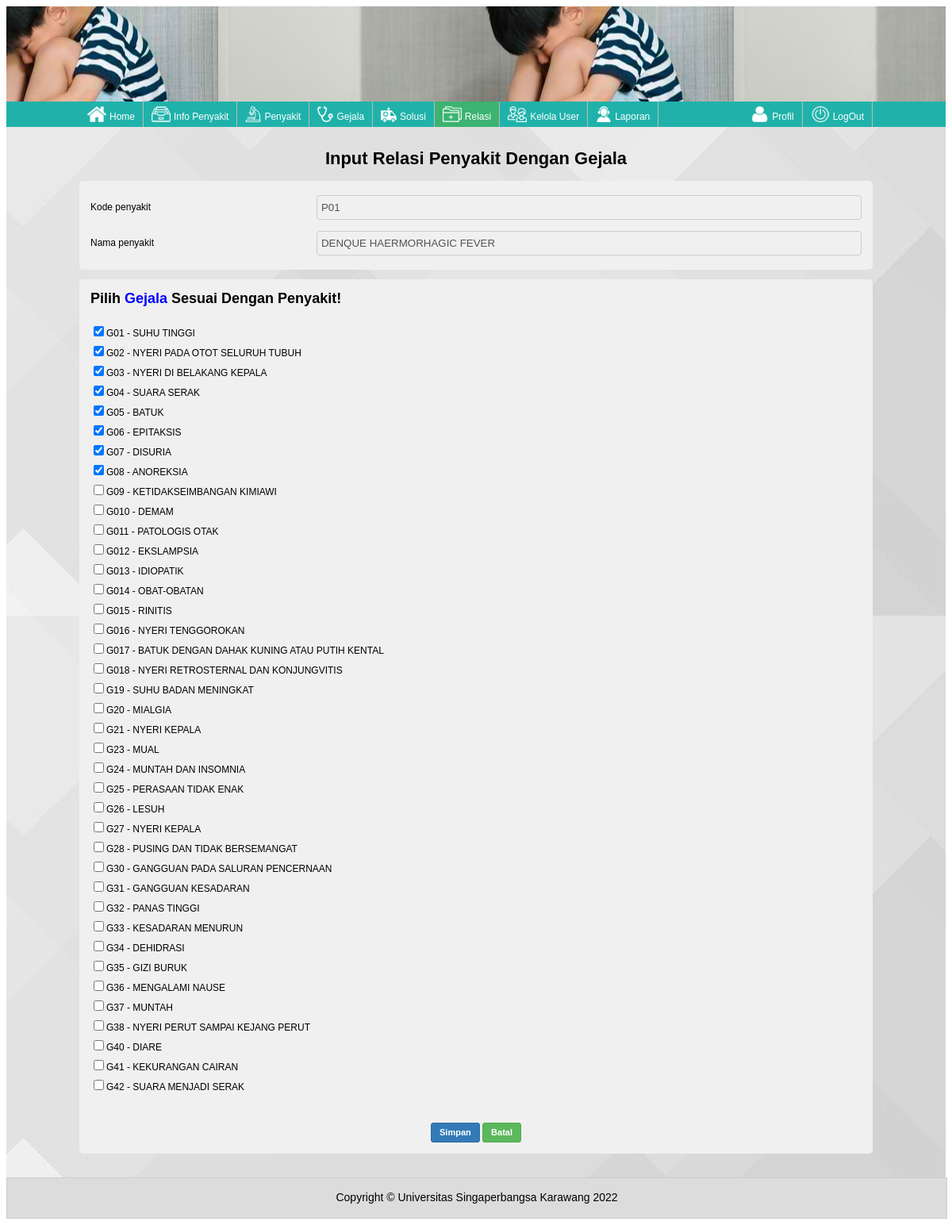
/admin/relasi_gejala.php?id=29 (signed in), run on the app's committed database.
### tables this page shows
CREATE TABLE IF NOT EXISTS `tbl_penyakit` (
`id` int(8) NOT NULL,
  `kode_penyakit` varchar(8) NOT NULL,
  `nama_penyakit` varchar(30) NOT NULL,
  `kategori` varchar(20) NOT NULL,
  `gambar` varchar(100) NOT NULL
);

CREATE TABLE IF NOT EXISTS `tbl_gejala` (
`id` int(8) NOT NULL,
  `kode_gejala` varchar(8) NOT NULL,
  `nama_gejala` text NOT NULL,
  `kategori` varchar(20) NOT NULL,
  `gambar` varchar(40) NOT NULL
);

### class/class_penyakit.php (called while the page is built, shortened)
<?php
	class penyakit
	{
		protected $db;
		public function __construct($cn)
		{
			$this->db =$cn;
		}
				{?>
					<?php }
		public function penyakit_pilih($var,$id)
		{
			$link = $this->db->db_conn();
			$qr = mysqli_query($link,"SELECT * FROM tbl_penyakit WHERE id = '$id'");
			$hasil = mysqli_fetch_array($qr);
			if ($var == '1')
				return $hasil['kode_penyakit'];
			else if ($var == '2')
				return $hasil['nama_penyakit'];
			else if ($var == '3')
				return $hasil['kategori'];
			else if ($var == 'id')
				return $hasil['id'];
		}
				{?>
			<?php }
	}
?>

### class/class_gejala.php (the view, shortened to what this page needs)
<?php
	class gejala
	{
		protected $db;
		public function __construct($cn)
		{
			$this->db =$cn;
		}
				{?>
			<?php }
		function list_gejala($kd_pen)
		{
			$link = $this->db->db_conn();
			$qr 	= mysqli_query($link,"SELECT * FROM tbl_gejala ORDER BY id");
			$row 	= mysqli_num_rows($qr);
			if ($row > 0)
			{
				while($data = mysqli_fetch_array($qr))
				{
					$kd_gej			= $data['kode_gejala'];
					$qr1				= mysqli_fetch_array(mysqli_query($link,"SELECT kode_penyakit, kode_gejala FROM tbl_penyakit_gejala WHERE kode_penyakit='$kd_pen' AND kode_gejala='$kd_gej'"));
					$kd_gej_rel	= isset ($qr1['kode_gejala']);
					if ($kd_gej == $kd_gej_rel)
					{
						$chk	= "checked";
					}
					else
					{
						$chk	= "";
					}
					echo "
						<tr><td colspan='2'><input ".$chk." name='txt_gjl[]' value='".$data['kode_gejala']."' type='checkbox'/>".$data['kode_gejala']." - ".$data['nama_gejala']."</td></tr>
					";
				}
			}
		}
	}
?>

### admin/relasi_gejala.php (shortened to what this page needs)
<?php
	include 'header.php';
	include '../class/class_penyakit.php';
	include '../class/class_gejala.php';
	$obj			= new penyakit($cn);
	$obj_gj 	= new gejala($cn);
	$id 			= $_GET['id'];
	$kd_gj	 	= $obj->penyakit_pilih('1',$id);
?>
<br>
<div id="content">
	<div class="input-form" >
		<div class="w3-container w3-orange" >
			<h1>Input Relasi Penyakit Dengan Gejala</h1>
		</div>
		<form name="form" action="<?php $_SERVER['PHP_SELF']?>" method="post" enctype="multipart/form-data" class="w3-container">
		<table class='tbl2'>
			<tr>
				<td width='100'><label class="w3-text-blue">Kode penyakit</label></td>
				<td width='250'><input type='text' name='t1'value='<?php echo $obj->penyakit_pilih('1',$id) ?>'class="w3-input w3-border w3-sand" disabled/></td>
			</tr>
			<tr>
				<td>	<label class="w3-text-blue">Nama penyakit	</label></td>
				<td><input type='text' name='t2' class="w3-input w3-border w3-sand" value='<?php echo $obj->penyakit_pilih('2',$id) ?>' disabled/></td>
			</tr>
		</table>
		<br />
		<table class='tbl2'>
			<tr>
				<td colspan='2'><label class="w3-text-blue"><h2>Pilih <span class='blu'>Gejala </span> Sesuai Dengan Penyakit!</h2></label></td>
			</tr>
			<?php echo $obj_gj->list_gejala($kd_gj) ?>
			<tr height='30'></tr>
			<tr>
				<td colspan='2'><center>
				<input type="submit" name="simpan" value="Simpan" class="btn btn-besar btn-biru" />
				<a href='view_relasi.php' class="btn btn-besar btn-hijau">Batal</a>
				</center></td>
			</tr>
		</table>
		</form>
	</div>
</div>
<?php
	include 'footer.php';
?>

### css/style.css (style rules this page uses)
body { background-color: #FFFFF; font-family:arial; font-size:11px; }
.input-form { text-align:center; max-width: 1000px; margin:auto; }
input[type=text],[type=password], select, textarea { padding: 7px 5px; margin: 4px 0; display: inline-block; border: 1px solid #ccc; border-radius: 4px; box-sizing: border-box; width:100%; }
.tbl2 { width:100%;padding:10px;font-size:12px;color:#000;border-radius:5px;background:#F0F0F0; }
.tbl2 td { padding:2px; }
.blu { color:#0000FF; }
#content { -webkit-print-color-adjust: exact; height:auto; margin: 10px; border: 0px solid #0035B3; margin-bottom: 7px; }
.btn { display:inline-block; margin-bottom:0; font-size:11px; font-weight:bold; line-height:1.0; text-align:center; text-decoration:none; white-space:nowrap; vertical-align:middle; -ms-touch-action:manipulation; touch-action:manipulation; cursor:pointer; -webkit-user-select:none; -moz-user-select:none; -ms-user-select:none; user-select:none; background-image:none; border:1px solid transparent; border-radius:3px; }
.btn-besar { padding:6px 10px; }
.btn-biru { color:#fff;background-color:#337ab7;border-color:#2e6da4 }
.btn-hijau { color:#fff;background-color:#5cb85c;border-color:#4cae4c }

### data on the page
tbl_penyakit: t2 "DENQUE HAERMORHAGIC FEVER"
tbl_gejala: kode_gejala "G01", nama_gejala "SUHU TINGGI"
tbl_gejala: kode_gejala "G02", nama_gejala "NYERI PADA OTOT SELURUH TUBUH"
tbl_gejala: kode_gejala "G03", nama_gejala "NYERI DI BELAKANG KEPALA"
tbl_gejala: kode_gejala "G04", nama_gejala "SUARA SERAK"
tbl_gejala: kode_gejala "G05", nama_gejala "BATUK"
tbl_gejala: kode_gejala "G06", nama_gejala "EPITAKSIS"
tbl_gejala: kode_gejala "G07", nama_gejala "DISURIA"
tbl_gejala: kode_gejala "G08", nama_gejala "ANOREKSIA"
tbl_gejala: kode_gejala "G09", nama_gejala "KETIDAKSEIMBANGAN KIMIAWI"
tbl_gejala: kode_gejala "G010", nama_gejala "DEMAM"
tbl_gejala: kode_gejala "G011", nama_gejala "PATOLOGIS OTAK"
tbl_gejala: kode_gejala "G012", nama_gejala "EKSLAMPSIA"
tbl_gejala: kode_gejala "G013", nama_gejala "IDIOPATIK"
tbl_gejala: kode_gejala "G014", nama_gejala "OBAT-OBATAN"
tbl_gejala: kode_gejala "G015", nama_gejala "RINITIS"
tbl_gejala: kode_gejala "G016", nama_gejala "NYERI TENGGOROKAN"
tbl_gejala: kode_gejala "G017", nama_gejala "BATUK DENGAN DAHAK KUNING ATAU PUTIH KENTAL"
tbl_gejala: kode_gejala "G018", nama_gejala "NYERI RETROSTERNAL DAN KONJUNGVITIS"
tbl_gejala: kode_gejala "G19", nama_gejala "SUHU BADAN MENINGKAT"
tbl_gejala: kode_gejala "G20", nama_gejala "MIALGIA"
tbl_gejala: kode_gejala "G21", nama_gejala "NYERI KEPALA"
tbl_gejala: kode_gejala "G23", nama_gejala "MUAL"
tbl_gejala: kode_gejala "G24", nama_gejala "MUNTAH DAN INSOMNIA"
tbl_gejala: kode_gejala "G25", nama_gejala "PERASAAN TIDAK ENAK"
tbl_gejala: kode_gejala "G26", nama_gejala "LESUH"
tbl_gejala: kode_gejala "G27", nama_gejala "NYERI KEPALA"
tbl_gejala: kode_gejala "G28", nama_gejala "PUSING DAN TIDAK BERSEMANGAT"
tbl_gejala: kode_gejala "G30", nama_gejala "GANGGUAN PADA SALURAN PENCERNAAN"
tbl_gejala: kode_gejala "G31", nama_gejala "GANGGUAN KESADARAN"
tbl_gejala: kode_gejala "G32", nama_gejala "PANAS TINGGI"
tbl_gejala: kode_gejala "G33", nama_gejala "KESADARAN MENURUN"
tbl_gejala: kode_gejala "G34", nama_gejala "DEHIDRASI"
tbl_gejala: kode_gejala "G35", nama_gejala "GIZI BURUK"
tbl_gejala: kode_gejala "G36", nama_gejala "MENGALAMI NAUSE"
tbl_gejala: kode_gejala "G37", nama_gejala "MUNTAH"
tbl_gejala: kode_gejala "G38", nama_gejala "NYERI PERUT SAMPAI KEJANG PERUT"
tbl_gejala: kode_gejala "G40", nama_gejala "DIARE"
tbl_gejala: kode_gejala "G41", nama_gejala "KEKURANGAN CAIRAN"
tbl_gejala: kode_gejala "G42", nama_gejala "SUARA MENJADI SERAK"
